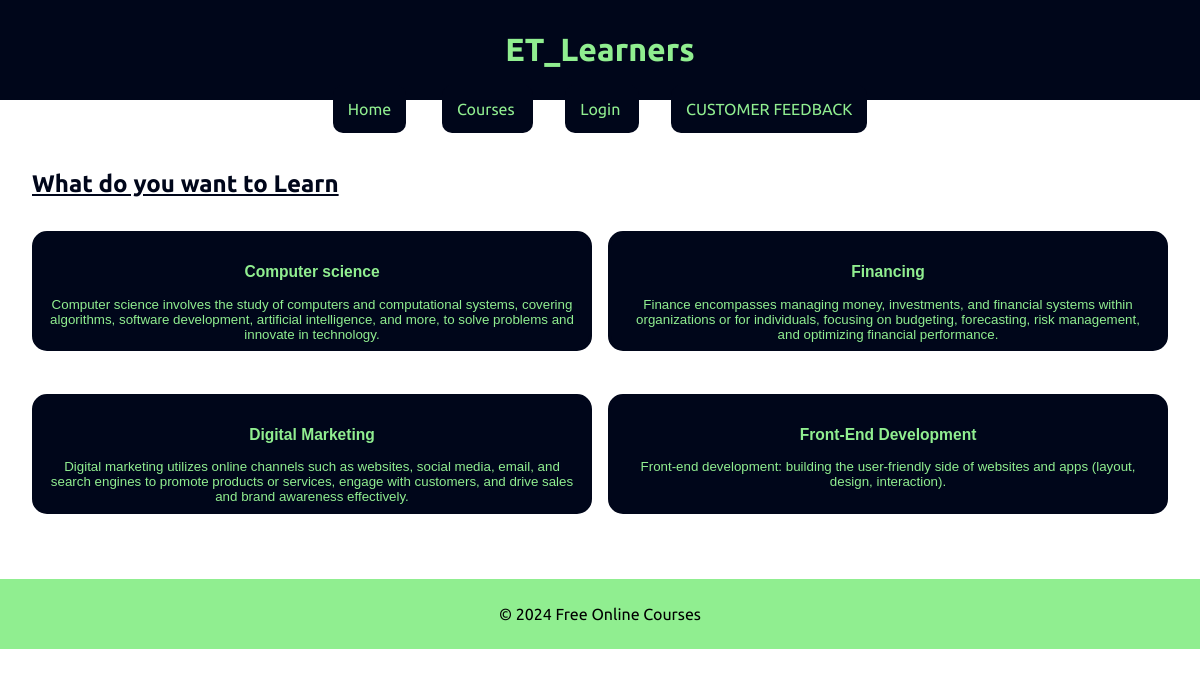
Screenshot of /courses with the database file from the repository.
### main/models.py (models this page shows, shortened)
class Course(models.Model):
    course_name = models.CharField(max_length=225)
    course_desc = models.TextField()
    created_time = models.DateTimeField(auto_now_add=True)

### main/views.py (the view)
# urls.py: path('courses', courses, name='courses'),
def courses(request):
    course=Course.objects.all()
    return render(request, 'courses.html', {
        "courses": course
    })

### templates/courses.html (shortened to what this page needs)
<!DOCTYPE html>
<html lang="en">
<head>
</head>
<body>
    <header>
        <h1> ET_Learners</h1>
    </header>
    <nav>
       <a href="{% url "home" %}" id="home">Home</a>
        <a href="{% url "courses" %}" id="course"> Courses </a>
        <a href="{% url "login" %}" id="login"> Login </a>
        <a href="{% url "contact" %}" id="contact"> CUSTOMER FEEDBACK </a>
    </nav>
    <div class="container">
        <h2><u> What do you want to Learn </u></h2>
        <div>
            <div class="wrapper">
            {% for course in courses %}
            <button onclick="location.href = '{%url "room" course.course_name %}'" class="course">
                <h3> {{ course.course_name }} </h3>
                <p> {{ course.course_desc }} </p>
            </button>
            {% endfor %}
        </div>
        </div>
    </div>
    <footer>
        <p>&copy; 2024 Free Online Courses</p>
    </footer>
</body>
</html>

### templates/courses.html (style rules this page uses)
body { font-family: Ubuntu, sans-serif; margin: 0; padding: 0; }
header { background: #00061a; color: lightgreen; padding: 10px; text-align: center; }
nav { text-align: center; margin: top; border-radius: 200px; }
nav a { margin: 0 1em; text-decoration: none; color: lightgreen; background: #00061a; }
.container { color: #00061a; padding: 2em; }
.wrapper { display: grid; width: 100%; grid-template-columns: 1fr 1fr; gap: 1rem; }
.course { background-color: #00061a; color: lightgreen; border-radius: 15px; border: 3px solid #ddd; margin: 1em 0; padding: 1em; height: 9em; border-color: #00061a; }
footer { background: lightgreen; text-align: center; padding: 10px; margin-top: 20px; }
#home { padding: 15px; border-radius: 10px; }
#course { padding: 15px; border-radius: 10px; transition: transform 0.3s, background-color 0.3s; }
#login { padding: 15px; border-radius: 10px; }
#contact { padding: 15px; border-radius: 10px; }
button { color: white; background: transparent; border: none; }

### rows the page displays
Course: course_name "Computer science", course_desc "Computer science involves the study of computers and computational systems, covering algorithms, software development, artificial intelligence, and more, to solve problems and innovate in technology."
Course: course_name "Financing", course_desc "Finance encompasses managing money, investments, and financial systems within organizations or for individuals, focusing on budgeting, forecasting, risk management, and optimizing financial performance."
Course: course_name "Digital Marketing", course_desc "Digital marketing utilizes online channels such as websites, social media, email, and search engines to promote products or services, engage with customers, and drive sales and brand awareness effectively."
Course: course_name "Front-End Development", course_desc "Front-end development: building the user-friendly side of websites and apps (layout, design, interaction)."
